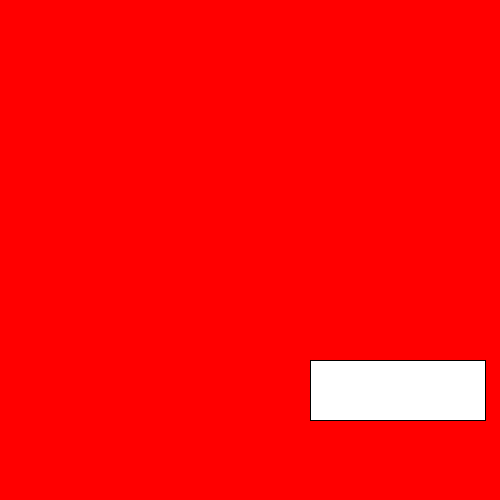
Frame 1 (no input)
Frame 60 (the mouse pressed at the canvas centre just before this capture): identical to frame 1, image omitted
Frame 120 (the mouse held since frame 60 and released just before this capture): identical to frame 1, image omitted

The Processing sketch that drew this single still picture (run headless with seeded random() and noise(); from frame 60 on, the mouse is pressed at the canvas centre):

// Processing sketch: Changing_
// ── Changing_.pde
class Square{
  int x;
  int y;
  int w;
  int h;
  int c;
  
  public Square (int newX, int newY, int newW, int newH, int newC){
    x = newX;
    y = newY;
    w = newW;
    h = newH;
    c = newC;
  }
  
  public void display(){
    fill(c);
    rect(x,y,w,h);
  }
  
  public void changetoBlack(){c = 0;}
  public int getX(){return x;}
  public int getY(){return y;}
  public int getWidth(){return w;}
  public int getHeight(){return h;}
}

Square s;

  void setup(){
    size(500,500); //This is now the screen size
    background(255,0,0);
    s = new Square(310,360,175,60, 255);
        //Centre is width/2,height/2
    s.display();
}
//Making it change after hover \/

void draw(){
  if(mouseX >= s.getX() && mouseX <= s.getX() + s.getWidth()
    && mouseY >= s.getY() && mouseY <= s.getY() + s.getHeight()){
      s.changetoBlack();
  }

s.display();
}
